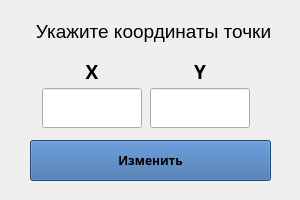
<?xml version="1.0" encoding="UTF-8"?>
<ui version="4.0">
 <class>EditPopup</class>
 <widget class="QWidget" name="EditPopup">
  <property name="geometry">
   <rect>
    <x>0</x>
    <y>0</y>
    <width>300</width>
    <height>200</height>
   </rect>
  </property>
  <property name="sizePolicy">
   <sizepolicy hsizetype="Fixed" vsizetype="Fixed">
    <horstretch>0</horstretch>
    <verstretch>0</verstretch>
   </sizepolicy>
  </property>
  <property name="minimumSize">
   <size>
    <width>300</width>
    <height>200</height>
   </size>
  </property>
  <property name="maximumSize">
   <size>
    <width>300</width>
    <height>200</height>
   </size>
  </property>
  <property name="windowTitle">
   <string>Изменить точку</string>
  </property>
  <property name="inputMethodHints">
   <set>Qt::ImhDigitsOnly|Qt::ImhFormattedNumbersOnly</set>
  </property>
  <widget class="QLabel" name="label">
   <property name="geometry">
    <rect>
     <x>30</x>
     <y>20</y>
     <width>247</width>
     <height>22</height>
    </rect>
   </property>
   <property name="font">
    <font>
     <family>Ubuntu</family>
     <pointsize>14</pointsize>
     <weight>50</weight>
     <italic>false</italic>
     <bold>false</bold>
    </font>
   </property>
   <property name="inputMethodHints">
    <set>Qt::ImhDigitsOnly</set>
   </property>
   <property name="text">
    <string>Укажите координаты точки</string>
   </property>
   <property name="textFormat">
    <enum>Qt::AutoText</enum>
   </property>
   <property name="alignment">
    <set>Qt::AlignCenter</set>
   </property>
  </widget>
  <widget class="QPushButton" name="editBtn_ok">
   <property name="geometry">
    <rect>
     <x>30</x>
     <y>140</y>
     <width>241</width>
     <height>41</height>
    </rect>
   </property>
   <property name="sizePolicy">
    <sizepolicy hsizetype="Minimum" vsizetype="Preferred">
     <horstretch>0</horstretch>
     <verstretch>0</verstretch>
    </sizepolicy>
   </property>
   <property name="palette">
    <palette>
     <active>
      <colorrole role="WindowText">
       <brush brushstyle="SolidPattern">
        <color alpha="255">
         <red>0</red>
         <green>0</green>
         <blue>0</blue>
        </color>
       </brush>
      </colorrole>
      <colorrole role="Button">
       <brush brushstyle="SolidPattern">
        <color alpha="255">
         <red>52</red>
         <green>101</green>
         <blue>164</blue>
        </color>
       </brush>
      </colorrole>
      <colorrole role="Light">
       <brush brushstyle="SolidPattern">
        <color alpha="255">
         <red>78</red>
         <green>152</green>
         <blue>246</blue>
        </color>
       </brush>
      </colorrole>
      <colorrole role="Midlight">
       <brush brushstyle="SolidPattern">
        <color alpha="255">
         <red>65</red>
         <green>126</green>
         <blue>205</blue>
        </color>
       </brush>
      </colorrole>
      <colorrole role="Dark">
       <brush brushstyle="SolidPattern">
        <color alpha="255">
         <red>26</red>
         <green>50</green>
         <blue>82</blue>
        </color>
       </brush>
      </colorrole>
      <colorrole role="Mid">
       <brush brushstyle="SolidPattern">
        <color alpha="255">
         <red>34</red>
         <green>67</green>
         <blue>109</blue>
        </color>
       </brush>
      </colorrole>
      <colorrole role="Text">
       <brush brushstyle="SolidPattern">
        <color alpha="255">
         <red>0</red>
         <green>0</green>
         <blue>0</blue>
        </color>
       </brush>
      </colorrole>
      <colorrole role="BrightText">
       <brush brushstyle="SolidPattern">
        <color alpha="255">
         <red>255</red>
         <green>255</green>
         <blue>255</blue>
        </color>
       </brush>
      </colorrole>
      <colorrole role="ButtonText">
       <brush brushstyle="SolidPattern">
        <color alpha="255">
         <red>0</red>
         <green>0</green>
         <blue>0</blue>
        </color>
       </brush>
      </colorrole>
      <colorrole role="Base">
       <brush brushstyle="SolidPattern">
        <color alpha="255">
         <red>255</red>
         <green>255</green>
         <blue>255</blue>
        </color>
       </brush>
      </colorrole>
      <colorrole role="Window">
       <brush brushstyle="SolidPattern">
        <color alpha="255">
         <red>52</red>
         <green>101</green>
         <blue>164</blue>
        </color>
       </brush>
      </colorrole>
      <colorrole role="Shadow">
       <brush brushstyle="SolidPattern">
        <color alpha="255">
         <red>0</red>
         <green>0</green>
         <blue>0</blue>
        </color>
       </brush>
      </colorrole>
      <colorrole role="AlternateBase">
       <brush brushstyle="SolidPattern">
        <color alpha="255">
         <red>153</red>
         <green>178</green>
         <blue>209</blue>
        </color>
       </brush>
      </colorrole>
      <colorrole role="ToolTipBase">
       <brush brushstyle="SolidPattern">
        <color alpha="255">
         <red>255</red>
         <green>255</green>
         <blue>220</blue>
        </color>
       </brush>
      </colorrole>
      <colorrole role="ToolTipText">
       <brush brushstyle="SolidPattern">
        <color alpha="255">
         <red>0</red>
         <green>0</green>
         <blue>0</blue>
        </color>
       </brush>
      </colorrole>
      <colorrole role="PlaceholderText">
       <brush brushstyle="SolidPattern">
        <color alpha="128">
         <red>0</red>
         <green>0</green>
         <blue>0</blue>
        </color>
       </brush>
      </colorrole>
     </active>
     <inactive>
      <colorrole role="WindowText">
       <brush brushstyle="SolidPattern">
        <color alpha="255">
         <red>0</red>
         <green>0</green>
         <blue>0</blue>
        </color>
       </brush>
      </colorrole>
      <colorrole role="Button">
       <brush brushstyle="SolidPattern">
        <color alpha="255">
         <red>52</red>
         <green>101</green>
         <blue>164</blue>
        </color>
       </brush>
      </colorrole>
      <colorrole role="Light">
       <brush brushstyle="SolidPattern">
        <color alpha="255">
         <red>78</red>
         <green>152</green>
         <blue>246</blue>
        </color>
       </brush>
      </colorrole>
      <colorrole role="Midlight">
       <brush brushstyle="SolidPattern">
        <color alpha="255">
         <red>65</red>
         <green>126</green>
         <blue>205</blue>
        </color>
       </brush>
      </colorrole>
      <colorrole role="Dark">
       <brush brushstyle="SolidPattern">
        <color alpha="255">
         <red>26</red>
         <green>50</green>
         <blue>82</blue>
        </color>
       </brush>
      </colorrole>
      <colorrole role="Mid">
       <brush brushstyle="SolidPattern">
        <color alpha="255">
         <red>34</red>
         <green>67</green>
         <blue>109</blue>
        </color>
       </brush>
      </colorrole>
      <colorrole role="Text">
       <brush brushstyle="SolidPattern">
        <color alpha="255">
         <red>0</red>
         <green>0</green>
         <blue>0</blue>
        </color>
       </brush>
      </colorrole>
      <colorrole role="BrightText">
       <brush brushstyle="SolidPattern">
        <color alpha="255">
         <red>255</red>
         <green>255</green>
         <blue>255</blue>
        </color>
       </brush>
      </colorrole>
      <colorrole role="ButtonText">
       <brush brushstyle="SolidPattern">
        <color alpha="255">
         <red>0</red>
         <green>0</green>
         <blue>0</blue>
        </color>
       </brush>
      </colorrole>
      <colorrole role="Base">
       <brush brushstyle="SolidPattern">
        <color alpha="255">
         <red>255</red>
         <green>255</green>
         <blue>255</blue>
        </color>
       </brush>
      </colorrole>
      <colorrole role="Window">
       <brush brushstyle="SolidPattern">
        <color alpha="255">
         <red>52</red>
         <green>101</green>
         <blue>164</blue>
        </color>
       </brush>
      </colorrole>
      <colorrole role="Shadow">
       <brush brushstyle="SolidPattern">
        <color alpha="255">
         <red>0</red>
         <green>0</green>
         <blue>0</blue>
        </color>
       </brush>
      </colorrole>
      <colorrole role="AlternateBase">
       <brush brushstyle="SolidPattern">
        <color alpha="255">
         <red>153</red>
         <green>178</green>
         <blue>209</blue>
        </color>
       </brush>
      </colorrole>
      <colorrole role="ToolTipBase">
       <brush brushstyle="SolidPattern">
        <color alpha="255">
         <red>255</red>
         <green>255</green>
         <blue>220</blue>
        </color>
       </brush>
      </colorrole>
      <colorrole role="ToolTipText">
       <brush brushstyle="SolidPattern">
        <color alpha="255">
         <red>0</red>
         <green>0</green>
         <blue>0</blue>
        </color>
       </brush>
      </colorrole>
      <colorrole role="PlaceholderText">
       <brush brushstyle="SolidPattern">
        <color alpha="128">
         <red>0</red>
         <green>0</green>
         <blue>0</blue>
        </color>
       </brush>
      </colorrole>
     </inactive>
     <disabled>
      <colorrole role="WindowText">
       <brush brushstyle="SolidPattern">
        <color alpha="255">
         <red>26</red>
         <green>50</green>
         <blue>82</blue>
        </color>
       </brush>
      </colorrole>
      <colorrole role="Button">
       <brush brushstyle="SolidPattern">
        <color alpha="255">
         <red>52</red>
         <green>101</green>
         <blue>164</blue>
        </color>
       </brush>
      </colorrole>
      <colorrole role="Light">
       <brush brushstyle="SolidPattern">
        <color alpha="255">
         <red>78</red>
         <green>152</green>
         <blue>246</blue>
        </color>
       </brush>
      </colorrole>
      <colorrole role="Midlight">
       <brush brushstyle="SolidPattern">
        <color alpha="255">
         <red>65</red>
         <green>126</green>
         <blue>205</blue>
        </color>
       </brush>
      </colorrole>
      <colorrole role="Dark">
       <brush brushstyle="SolidPattern">
        <color alpha="255">
         <red>26</red>
         <green>50</green>
         <blue>82</blue>
        </color>
       </brush>
      </colorrole>
      <colorrole role="Mid">
       <brush brushstyle="SolidPattern">
        <color alpha="255">
         <red>34</red>
         <green>67</green>
         <blue>109</blue>
        </color>
       </brush>
      </colorrole>
      <colorrole role="Text">
       <brush brushstyle="SolidPattern">
        <color alpha="255">
         <red>26</red>
         <green>50</green>
         <blue>82</blue>
        </color>
       </brush>
      </colorrole>
      <colorrole role="BrightText">
       <brush brushstyle="SolidPattern">
        <color alpha="255">
         <red>255</red>
         <green>255</green>
         <blue>255</blue>
        </color>
       </brush>
      </colorrole>
      <colorrole role="ButtonText">
       <brush brushstyle="SolidPattern">
        <color alpha="255">
         <red>26</red>
         <green>50</green>
         <blue>82</blue>
        </color>
       </brush>
      </colorrole>
      <colorrole role="Base">
       <brush brushstyle="SolidPattern">
        <color alpha="255">
         <red>52</red>
         <green>101</green>
         <blue>164</blue>
        </color>
       </brush>
      </colorrole>
      <colorrole role="Window">
       <brush brushstyle="SolidPattern">
        <color alpha="255">
         <red>52</red>
         <green>101</green>
         <blue>164</blue>
        </color>
       </brush>
      </colorrole>
      <colorrole role="Shadow">
       <brush brushstyle="SolidPattern">
        <color alpha="255">
         <red>0</red>
         <green>0</green>
         <blue>0</blue>
        </color>
       </brush>
      </colorrole>
      <colorrole role="AlternateBase">
       <brush brushstyle="SolidPattern">
        <color alpha="255">
         <red>52</red>
         <green>101</green>
         <blue>164</blue>
        </color>
       </brush>
      </colorrole>
      <colorrole role="ToolTipBase">
       <brush brushstyle="SolidPattern">
        <color alpha="255">
         <red>255</red>
         <green>255</green>
         <blue>220</blue>
        </color>
       </brush>
      </colorrole>
      <colorrole role="ToolTipText">
       <brush brushstyle="SolidPattern">
        <color alpha="255">
         <red>0</red>
         <green>0</green>
         <blue>0</blue>
        </color>
       </brush>
      </colorrole>
      <colorrole role="PlaceholderText">
       <brush brushstyle="SolidPattern">
        <color alpha="128">
         <red>0</red>
         <green>0</green>
         <blue>0</blue>
        </color>
       </brush>
      </colorrole>
     </disabled>
    </palette>
   </property>
   <property name="font">
    <font>
     <family>Suruma</family>
     <weight>75</weight>
     <bold>true</bold>
    </font>
   </property>
   <property name="text">
    <string>Изменить</string>
   </property>
  </widget>
  <widget class="QWidget" name="layoutWidget">
   <property name="geometry">
    <rect>
     <x>40</x>
     <y>60</y>
     <width>212</width>
     <height>70</height>
    </rect>
   </property>
   <layout class="QHBoxLayout" name="horizontalLayout">
    <item>
     <layout class="QVBoxLayout" name="verticalLayout">
      <item>
       <widget class="QLabel" name="label_x">
        <property name="maximumSize">
         <size>
          <width>100</width>
          <height>20</height>
         </size>
        </property>
        <property name="font">
         <font>
          <family>Ubuntu Condensed</family>
          <pointsize>14</pointsize>
          <weight>75</weight>
          <bold>true</bold>
         </font>
        </property>
        <property name="inputMethodHints">
         <set>Qt::ImhNone</set>
        </property>
        <property name="text">
         <string>X</string>
        </property>
        <property name="alignment">
         <set>Qt::AlignCenter</set>
        </property>
       </widget>
      </item>
      <item>
       <widget class="QLineEdit" name="tbox_x">
        <property name="minimumSize">
         <size>
          <width>0</width>
          <height>40</height>
         </size>
        </property>
        <property name="maximumSize">
         <size>
          <width>100</width>
          <height>16777215</height>
         </size>
        </property>
        <property name="font">
         <font>
          <pointsize>13</pointsize>
         </font>
        </property>
        <property name="inputMethodHints">
         <set>Qt::ImhDigitsOnly</set>
        </property>
        <property name="alignment">
         <set>Qt::AlignCenter</set>
        </property>
       </widget>
      </item>
     </layout>
    </item>
    <item>
     <layout class="QVBoxLayout" name="verticalLayout_2">
      <item>
       <widget class="QLabel" name="label_y">
        <property name="maximumSize">
         <size>
          <width>100</width>
          <height>20</height>
         </size>
        </property>
        <property name="font">
         <font>
          <family>Ubuntu Condensed</family>
          <pointsize>14</pointsize>
          <weight>75</weight>
          <bold>true</bold>
         </font>
        </property>
        <property name="text">
         <string>Y</string>
        </property>
        <property name="alignment">
         <set>Qt::AlignCenter</set>
        </property>
       </widget>
      </item>
      <item>
       <widget class="QLineEdit" name="tbox_y">
        <property name="minimumSize">
         <size>
          <width>0</width>
          <height>40</height>
         </size>
        </property>
        <property name="maximumSize">
         <size>
          <width>100</width>
          <height>16777215</height>
         </size>
        </property>
        <property name="font">
         <font>
          <pointsize>13</pointsize>
         </font>
        </property>
        <property name="alignment">
         <set>Qt::AlignCenter</set>
        </property>
        <property name="clearButtonEnabled">
         <bool>false</bool>
        </property>
       </widget>
      </item>
     </layout>
    </item>
   </layout>
  </widget>
 </widget>
 <resources/>
 <connections/>
</ui>
